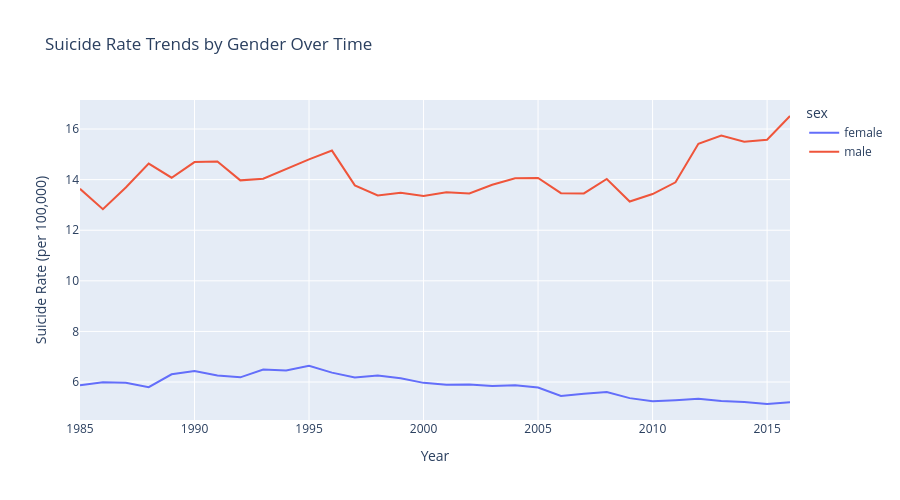

The cell this chart's notebook holds for it:
### Code cell
# Gender-based Trends Over Time
gender_yearly = df_clean.groupby(['year', 'sex']).agg({
    'suicides_no': 'sum',
    'population': 'sum'
}).reset_index()
gender_yearly['suicide_rate'] = (gender_yearly['suicides_no'] / gender_yearly['population']) * 100000

fig = px.line(gender_yearly, x='year', y='suicide_rate', color='sex',
              title='Suicide Rate Trends by Gender Over Time',
              labels={'suicide_rate': 'Suicide Rate (per 100,000)', 'year': 'Year'})
fig.update_layout(height=500)
fig.show()

print("📊 Gender-based Insights:")
print("• Male suicide rates are consistently higher than female rates across all time periods")
print("• Both genders show similar temporal patterns, suggesting common underlying factors")
print("• The gender gap in suicide rates appears to be persistent over time")

### Figure 1 — Plotly figure (JSON) as saved in the notebook; plotly's stock layout.template omitted (floating-point values rounded to 4 significant figures)
{"data": [{"hovertemplate": "sex=female<br>Year=%{x}<br>Suicide Rate (per 100,000)=%{y}<extra></extra>", "legendgroup": "female", "line": {"color": "#636efa", "dash": "solid"}, "marker": {"symbol": "circle"}, "mode": "lines", "name": "female", "orientation": "v", "showlegend": true, "type": "scatter", "x": [1985, 1986, 1987, 1988, 1989, 1990, 1991, 1992, 1993, 1994, 1995, 1996, 1997, 1998, 1999, 2000, 2001, 2002, 2003, 2004, 2005, 2006, 2007, 2008, 2009, 2010, 2011, 2012, 2013, 2014, 2015, 2016], "xaxis": "x", "y": [5.877, 5.991, 5.968, 5.797, 6.307, 6.437, 6.258, 6.185, 6.492, 6.456, 6.645, 6.373, 6.184, 6.259, 6.145, 5.967, 5.889, 5.904, 5.847, 5.876, 5.783, 5.446, 5.536, 5.603, 5.364, 5.241, 5.281, 5.335, 5.252, 5.209, 5.132, 5.201], "yaxis": "y"}, {"hovertemplate": "sex=male<br>Year=%{x}<br>Suicide Rate (per 100,000)=%{y}<extra></extra>", "legendgroup": "male", "line": {"color": "#EF553B", "dash": "solid"}, "marker": {"symbol": "circle"}, "mode": "lines", "name": "male", "orientation": "v", "showlegend": true, "type": "scatter", "x": [1985, 1986, 1987, 1988, 1989, 1990, 1991, 1992, 1993, 1994, 1995, 1996, 1997, 1998, 1999, 2000, 2001, 2002, 2003, 2004, 2005, 2006, 2007, 2008, 2009, 2010, 2011, 2012, 2013, 2014, 2015, 2016], "xaxis": "x", "y": [13.64, 12.83, 13.69, 14.63, 14.08, 14.69, 14.72, 13.97, 14.04, 14.43, 14.8, 15.15, 13.77, 13.37, 13.48, 13.36, 13.5, 13.45, 13.8, 14.05, 14.07, 13.47, 13.45, 14.02, 13.14, 13.43, 13.9, 15.41, 15.74, 15.49, 15.58, 16.51], "yaxis": "y"}], "layout": {"height": 500, "legend": {"title": {"text": "sex"}, "tracegroupgap": 0}, "title": {"text": "Suicide Rate Trends by Gender Over Time"}, "xaxis": {"anchor": "y", "domain": [0, 1], "title": {"text": "Year"}}, "yaxis": {"anchor": "x", "domain": [0, 1], "title": {"text": "Suicide Rate (per 100,000)"}}}}
